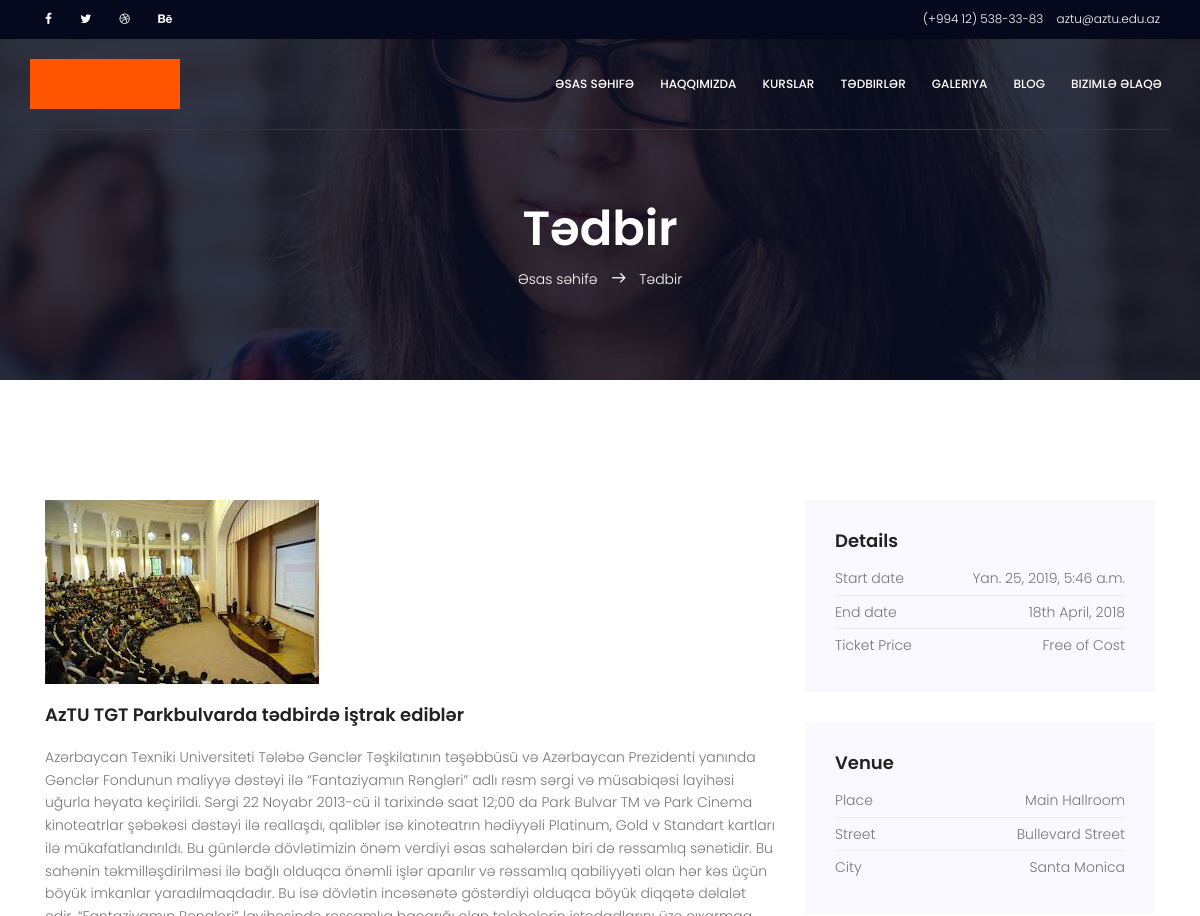
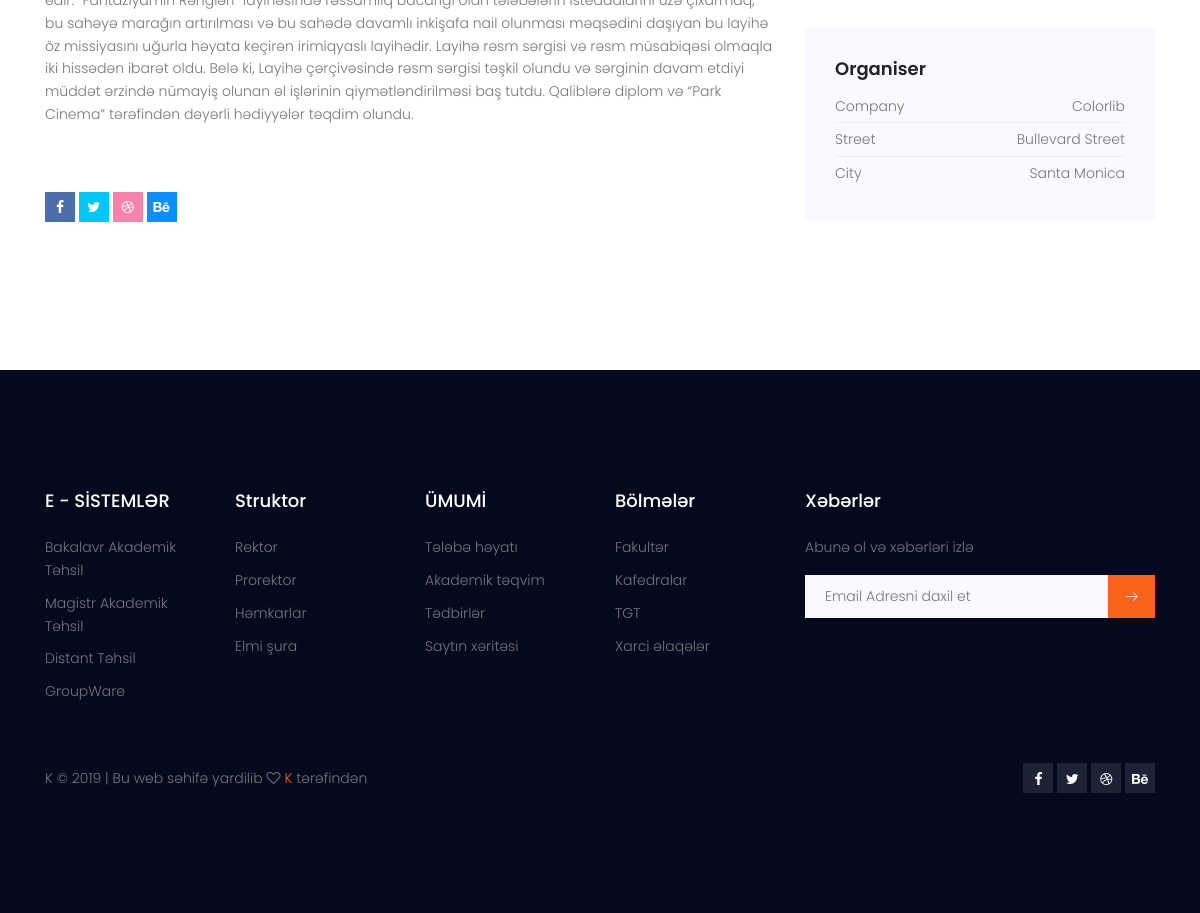
The page /events/1/detail/ on the database its author committed (2 pictures, top to bottom).
### events/models.py (models this page shows, shortened)
class Eventa(models.Model):
    title = models.CharField(max_length=80,verbose_name="Başlıq")
    content = models.TextField(blank=True,verbose_name="Xəbər")
    publish = models.DateTimeField(auto_now= False, verbose_name="Tarix")
    image = models.ImageField(null=True,blank=True )
    class Meta:
        ordering= ['-publish' , 'id']

### events/views.py (the view)
# urls.py: url(r'^(?P<id>\d+)/detail/$', detail, name='detail'),
def detail(request,id):
    sost = get_object_or_404(Eventa,id=id)
    context={
        'sost': sost,
    }
    return render(request,'events/detail.html',context)

### templates/events/detail.html
{%extends 'base.html'%}
{%block body%}
<section class="banner-area relative about-banner" id="home">
				<div class="overlay overlay-bg"></div>
				<div class="container">
					<div class="row d-flex align-items-center justify-content-center">
						<div class="about-content col-lg-12">
							<h1 class="text-white">
								Tədbir
							</h1>
							<p class="text-white link-nav"><a href="{% url 'home' %}">Əsas səhifə</a>  <span class="lnr lnr-arrow-right"></span>  <a href="#"> Tədbir</a></p>
						</div>
					</div>
				</div>
			</section>
<section class="event-details-area section-gap">
				<div class="container">
					<div class="row">
						<div class="col-lg-8 event-details-left">
							<div class="main-img">
                                {% if sost.image %}
								<img class="img-fluid" src="{{sost.image.url}}" alt="">
                                {% endif %}
							</div>
							<div class="details-content">
								<a href="#">
									<h4>{{sost.title}}</h4>
								</a>
								<p>
                                    {{sost.content}}
								</p>
							</div>
							<div class="social-nav row no-gutters">
								<div class="col-lg-6 col-md-6 ">
									<ul class="focials">
										<li><a href="#"><i class="fa fa-facebook"></i></a></li>
										<li><a href="#"><i class="fa fa-twitter"></i></a></li>
										<li><a href="#"><i class="fa fa-dribbble"></i></a></li>
										<li><a href="#"><i class="fa fa-behance"></i></a></li>
									</ul>
								</div>
								<div class="col-lg-6 col-md-6 navs">
								</div>
							</div>
						</div>
						<div class="col-lg-4 event-details-right">
							<div class="single-event-details">
								<h4>Details</h4>
								<ul class="mt-10">
									<li class="justify-content-between d-flex">
										<span>Start date</span>
										<span>{{sost.publish}}</span>
									</li>
									<li class="justify-content-between d-flex">
										<span>End date</span>
										<span>18th April, 2018</span>
									</li>
									<li class="justify-content-between d-flex">
										<span>Ticket Price</span>
										<span>Free of Cost</span>
									</li>
								</ul>
							</div>
							<div class="single-event-details">
								<h4>Venue</h4>
								<ul class="mt-10">
									<li class="justify-content-between d-flex">
										<span>Place</span>
										<span>Main Hallroom</span>
									</li>
									<li class="justify-content-between d-flex">
										<span>Street</span>
										<span>Bullevard Street</span>
									</li>
									<li class="justify-content-between d-flex">
										<span>City</span>
										<span>Santa Monica</span>
									</li>
								</ul>
							</div>
							<div class="single-event-details">
								<h4>Organiser</h4>
								<ul class="mt-10">
									<li class="justify-content-between d-flex">
										<span>Company</span>
										<span>Colorlib</span>
									</li>
									<li class="justify-content-between d-flex">
										<span>Street</span>
										<span>Bullevard Street</span>
									</li>
									<li class="justify-content-between d-flex">
										<span>City</span>
										<span>Santa Monica</span>
									</li>
								</ul>
							</div>
						</div>
					</div>
				</div>
			</section>
{% endblock %}

### static/css/main.css (style rules this page uses)
body { color:#777;font-family:"Poppins",sans-serif;font-size:14px;font-weight:300;line-height:1.625em;position:relative }
ol,ul { margin:0;padding:0;list-style:none }
a { -webkit-transition:all 0.3s ease 0s;-moz-transition:all 0.3s ease 0s;-o-transition:all 0.3s ease 0s;transition:all 0.3s ease 0s }
a,a:focus,a:hover { text-decoration:none;outline:0 }
h1,h2,h3,h4,h5,h6 { font-family:"Poppins",sans-serif;color:#222;line-height:1.2em !important;margin-bottom:0;margin-top:0;font-weight:600 }
h1,.h1 { font-size:36px }
h4,.h4 { font-size:18px }
.mt-10 { margin-top:10px }
.text-white { color:#fff }
.relative { position:relative }
.overlay { position:absolute;left:0;right:0;top:0;bottom:0 }
h1 { font-size:36px }
h4 { font-size:18px }
h1,h2,h3,h4,h5,h6 { line-height:1.5em }
.section-gap { padding:120px 0 }
.banner-area { background:url(../img/banner-bg.jpg) right;background-size:cover }
.banner-area .overlay-bg { background-color:rgba(4,9,30,0.8) }
.link-nav { margin-top:10px;margin-bottom:0px }
.about-banner { background:url(../img/top-banner.jpg) right no-repeat;background-size:cover }
.about-content { margin-top:110px;padding:90px 0px;text-align:center }
.about-content h1 { font-size:48px;font-weight:600 }
.about-content a { color:#fff;font-weight:300;font-size:14px }
.about-content .lnr { margin:0px 10px;font-weight:600 }
.event-details-area .details-content h4 { margin:20px 0px }
.event-details-area .social-nav { padding-top:50px }
.event-details-area .social-nav .focials li { text-align:right;display:inline-block }
.event-details-area .social-nav .focials li a { color:#fff }
.event-details-area .social-nav .focials li a .fa-facebook { width:30px;display:block;text-align:center;padding:8px 0px;background:#4b6eaa }
.event-details-area .social-nav .focials li a .fa-twitter { width:30px;display:block;text-align:center;padding:8px 0px;background:#00c7f8 }
.event-details-area .social-nav .focials li a .fa-dribbble { width:30px;display:block;text-align:center;padding:8px 0px;background:#f982aa }
.event-details-area .social-nav .focials li a .fa-behance { width:30px;display:block;text-align:center;padding:8px 0px;background:#0b8eff }
.event-details-area .social-nav .navs { text-align:right }
.event-details-area .event-details-right .single-event-details { background:#f9f9ff;padding:30px;margin-bottom:30px }
.event-details-area .event-details-right .single-event-details ul li { font-size:14px;border-bottom:1px solid #eee;padding:5px 0px }
.event-details-area .event-details-right .single-event-details ul li:last-child { border-bottom:none }

### rows shown on the page
Eventa: image (picture), title "AzTU TGT Parkbulvarda tədbirdə iştrak ediblər", content "Azərbaycan Texniki Universiteti Tələbə Gənclər Təşkilatının təşəbbüsü və Azərbaycan Prezidenti yanında Gənclər Fondunun maliyyə dəstəyi ilə “Fantaziyamın Rəngləri” adlı rəsm sərgi və müsabiqəsi layihəsi uğurla həyata keçirildi. Sərgi 22 Noyabr 2013-cü il tarixində saat 12;00 da Park Bulvar TM və Park Cinema kinoteatrlar şəbəkəsi dəstəyi ilə reallaşdı, qaliblər isə kinoteatrın hədiyyəli Platinum, Gold v Standart kartları ilə mükafatlandırıldı. Bu günlərdə dövlətimizin önəm verdiyi əsas sahələrdən biri də rəssamlıq sənətidir. Bu sahənin təkmilləşdirilməsi ilə bağlı olduqca önəmli işlər aparılır və rəssamlıq qabiliyyəti olan hər kəs üçün böyük imkanlar yaradılmaqdadır. Bu isə dövlətin…", publish "Yan. 25, 2019, 5:46 a.m."
